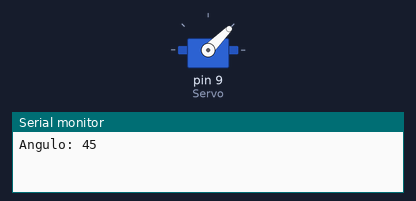
Bench run of a sketch on a simulated Arduino Uno, built with avr-gcc and run on an emulated ATmega328P. Parts: servo, the last lines printed to the serial monitor.

Above: at 0.05 s.
At 1.25 s:
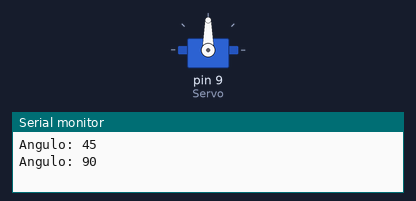
At 2.5 s:
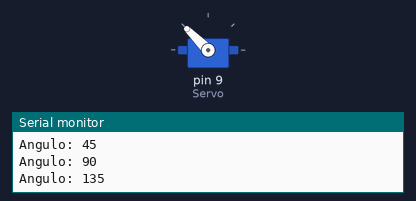
At 5.0 s:
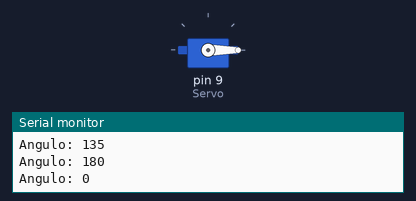
Timing chart, 0 to 6.5 s (numbered marks = the images above):
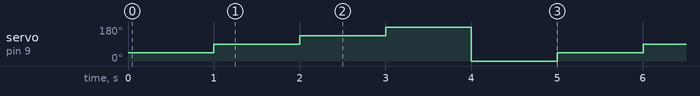

Measured:
- by itself, servo on pin 9 (Servo): repeats every 5.0 s: 135° 1.0 s, 180° 1.0 s, 0° 1.0 s, 45° 1.0 s, 90° 1.0 s

The sketch:

Servomotores45.ino
```cpp
#include <Servo.h>

Servo Servo1;

int Angulo = 0;
int Servo = 9;

void setup()
{
    Serial.begin(9600);
    Servo1.attach(Servo);
    Servo1.write(Angulo);
}

void loop()
{
    Angulo += 45;

    if (Angulo > 180)
    {
        Angulo = 0;
    }

    Servo1.write(Angulo);
    Serial.print("Angulo: ");
    Serial.println(Angulo);
    delay(1000);
}
```
